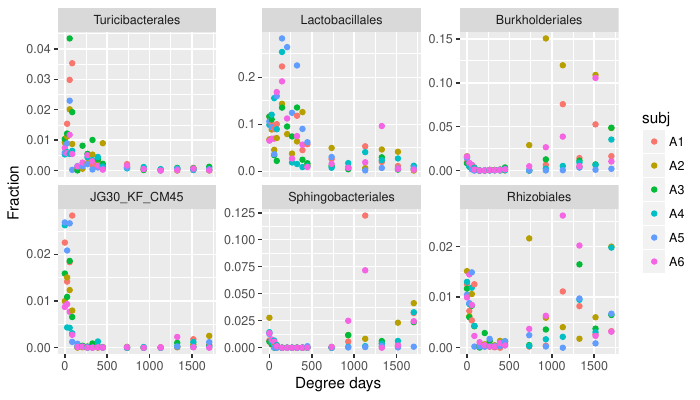

This chart was generated by the following R code:
library("tidyverse")

## These are the top 6 orders (in terms of IncNodePurity) from the
## model with the stricter inclusion criterion (hit_1perc_twice):
topChoices <- c("Turicibacterales", "Lactobacillales", "Burkholderiales", "JG30_KF_CM45", "Sphingobacteriales", "Rhizobiales")


## Using the dataset without the weird observations from subj. A3, day 40.
indivT <- read_csv("../../orders_massaged.csv")

chooseT <- indivT %>%
  filter(taxa %in% topChoices)
chooseT$taxa <- factor(chooseT$taxa, levels=topChoices)

ggplot(chooseT, aes(degdays, fracBySubjDay)) +
  geom_point(aes(color=subj)) +
  labs(x="Degree days", y="Fraction") +
  facet_wrap(~taxa, scales="free_y")  ## Allow diff. y-scales across panels.
  ## facet_wrap(~taxa)  ## Keep y-scales same across panels.
ggsave("influential_order_taxa_panel.pdf", width=7, height=4, units="in")
